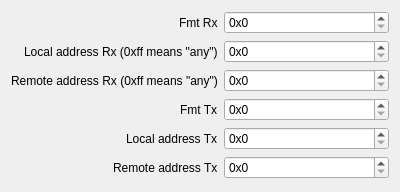
<?xml version="1.0" encoding="UTF-8"?>
<ui version="4.0">
 <class>BTCodecISO14230View</class>
 <widget class="QWidget" name="BTCodecISO14230View">
  <property name="geometry">
   <rect>
    <x>0</x>
    <y>0</y>
    <width>400</width>
    <height>192</height>
   </rect>
  </property>
  <property name="windowTitle">
   <string>Form</string>
  </property>
  <layout class="QFormLayout" name="formLayout_2">
   <property name="labelAlignment">
    <set>Qt::AlignRight|Qt::AlignTrailing|Qt::AlignVCenter</set>
   </property>
   <item row="0" column="0">
    <widget class="QLabel" name="label">
     <property name="text">
      <string>Fmt Rx</string>
     </property>
    </widget>
   </item>
   <item row="0" column="1">
    <widget class="QSpinBox" name="fmt_rx">
     <property name="prefix">
      <string>0x</string>
     </property>
     <property name="maximum">
      <number>255</number>
     </property>
     <property name="value">
      <number>0</number>
     </property>
     <property name="displayIntegerBase">
      <number>16</number>
     </property>
    </widget>
   </item>
   <item row="1" column="0">
    <widget class="QLabel" name="label_2">
     <property name="text">
      <string>Local address Rx (0xff means &quot;any&quot;)</string>
     </property>
    </widget>
   </item>
   <item row="2" column="0">
    <widget class="QLabel" name="label_3">
     <property name="text">
      <string>Remote address Rx (0xff means &quot;any&quot;)</string>
     </property>
    </widget>
   </item>
   <item row="3" column="0">
    <widget class="QLabel" name="label_4">
     <property name="text">
      <string>Fmt Tx</string>
     </property>
    </widget>
   </item>
   <item row="4" column="0">
    <widget class="QLabel" name="label_5">
     <property name="text">
      <string>Local address Tx</string>
     </property>
    </widget>
   </item>
   <item row="5" column="0">
    <widget class="QLabel" name="label_6">
     <property name="text">
      <string>Remote address Tx</string>
     </property>
    </widget>
   </item>
   <item row="1" column="1">
    <widget class="QSpinBox" name="local_addr_rx">
     <property name="prefix">
      <string>0x</string>
     </property>
     <property name="maximum">
      <number>255</number>
     </property>
     <property name="value">
      <number>0</number>
     </property>
     <property name="displayIntegerBase">
      <number>16</number>
     </property>
    </widget>
   </item>
   <item row="2" column="1">
    <widget class="QSpinBox" name="remote_addr_rx">
     <property name="prefix">
      <string>0x</string>
     </property>
     <property name="maximum">
      <number>255</number>
     </property>
     <property name="value">
      <number>0</number>
     </property>
     <property name="displayIntegerBase">
      <number>16</number>
     </property>
    </widget>
   </item>
   <item row="3" column="1">
    <widget class="QSpinBox" name="fmt_tx">
     <property name="prefix">
      <string>0x</string>
     </property>
     <property name="maximum">
      <number>255</number>
     </property>
     <property name="value">
      <number>0</number>
     </property>
     <property name="displayIntegerBase">
      <number>16</number>
     </property>
    </widget>
   </item>
   <item row="4" column="1">
    <widget class="QSpinBox" name="local_addr_tx">
     <property name="prefix">
      <string>0x</string>
     </property>
     <property name="maximum">
      <number>255</number>
     </property>
     <property name="value">
      <number>0</number>
     </property>
     <property name="displayIntegerBase">
      <number>16</number>
     </property>
    </widget>
   </item>
   <item row="5" column="1">
    <widget class="QSpinBox" name="remote_addr_tx">
     <property name="prefix">
      <string>0x</string>
     </property>
     <property name="maximum">
      <number>255</number>
     </property>
     <property name="value">
      <number>0</number>
     </property>
     <property name="displayIntegerBase">
      <number>16</number>
     </property>
    </widget>
   </item>
  </layout>
 </widget>
 <resources/>
 <connections/>
</ui>
